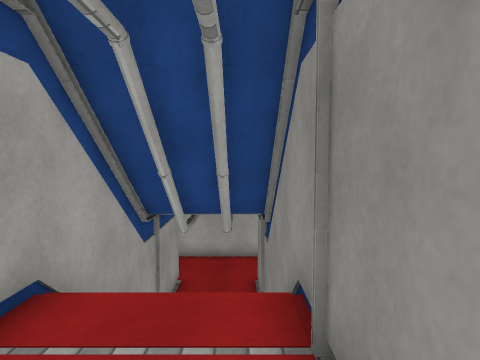
[1] (above)

24 first-person views from a walk through a Unity game level. The camera is 1.5 m above the floor, tilts 4° down and sees 75° across. Doors are open. The floor is counted in squares, 1 m on a side. Each view is taken from the middle of a square. On the plan, view 1 faces up. The plan holds only what a view shows up to about 15 squares ahead; the rest is blank. The player is left out. Some surface patterns are stand-ins.

[2]
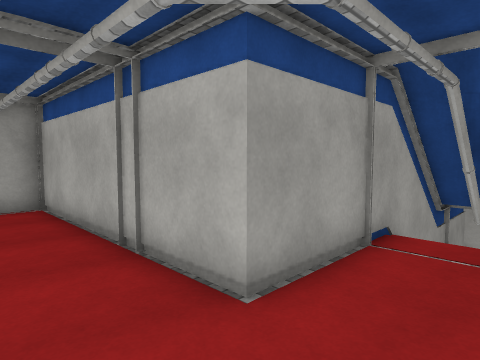

[3]
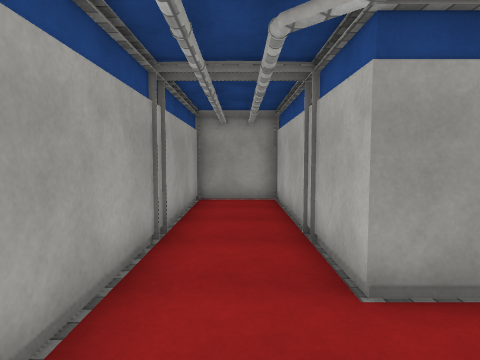

[4]
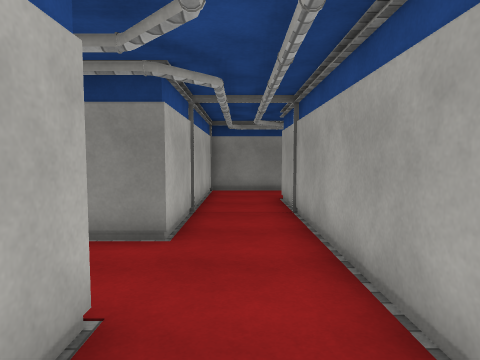

[5]
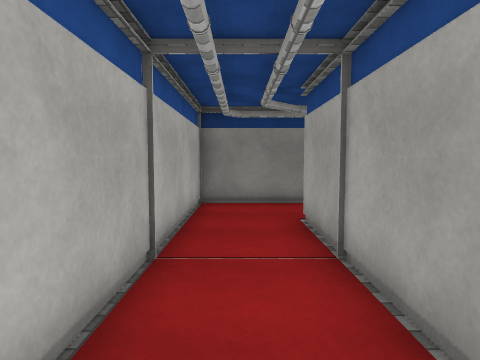

[6]
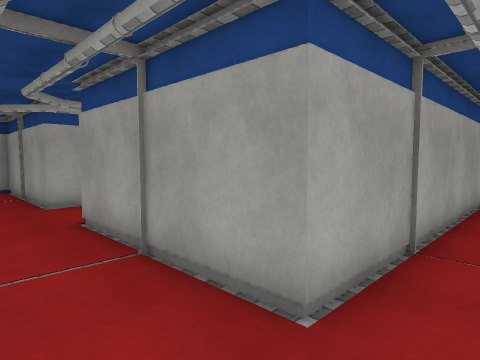

[7]
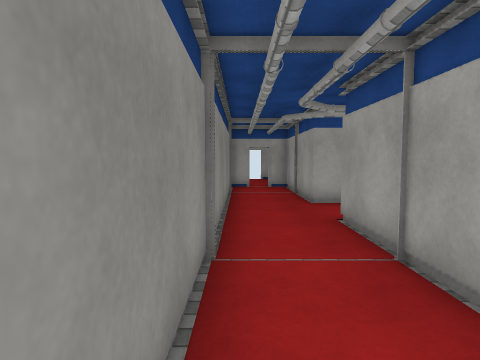

[8]
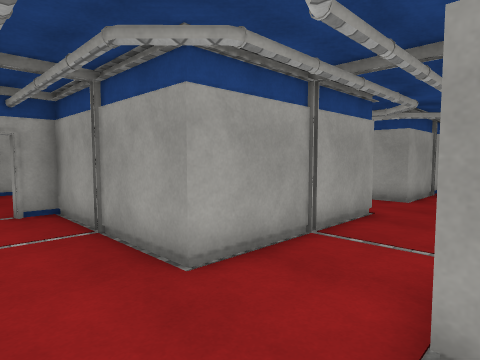

[9]
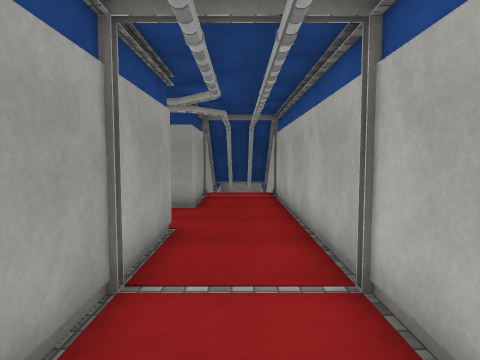

[10]
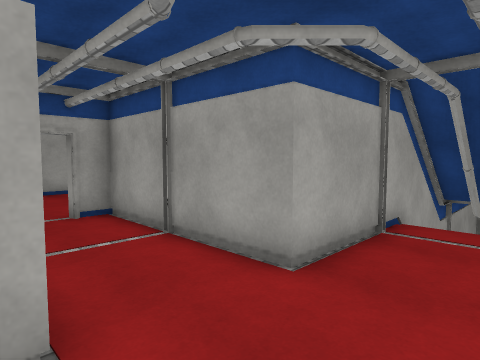

[11]
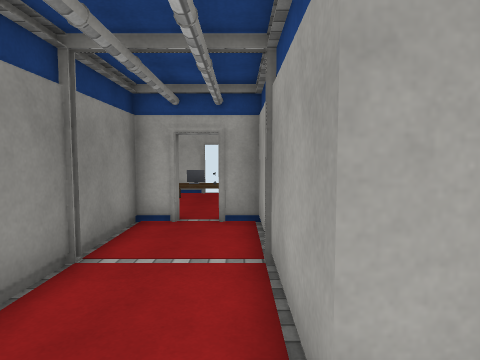

[12]
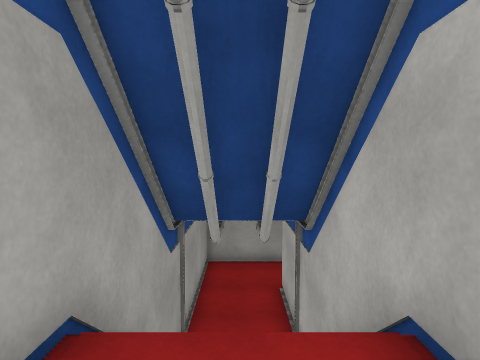

[13]
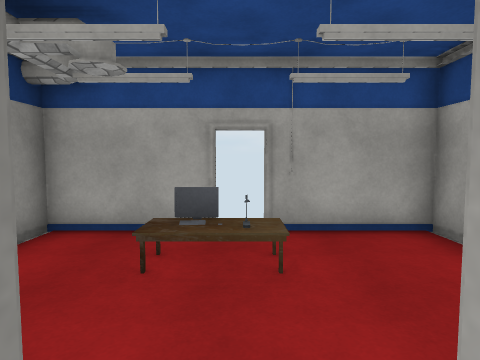

[14]
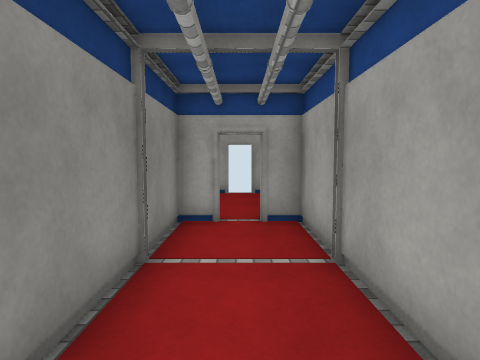

[15]
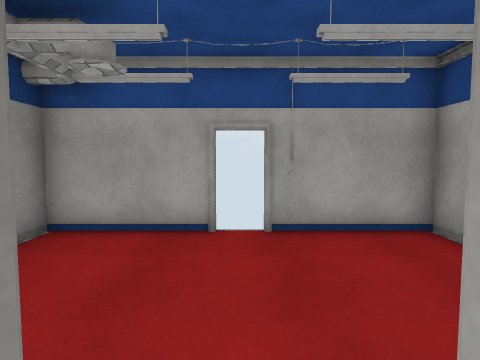

[16]
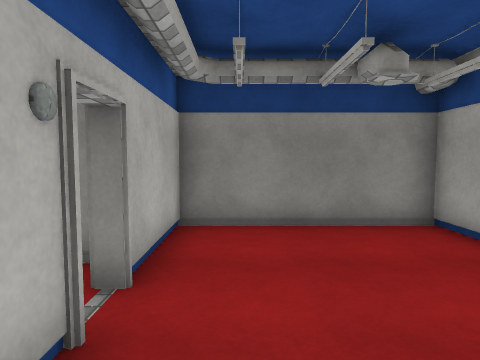

[17]
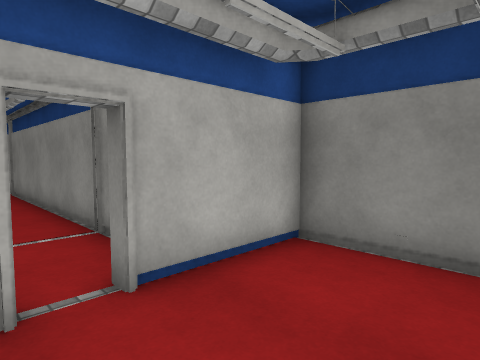

[18]
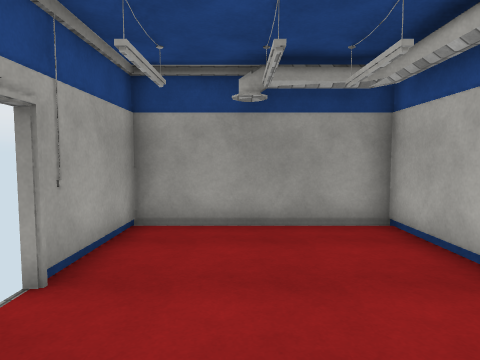

[19]
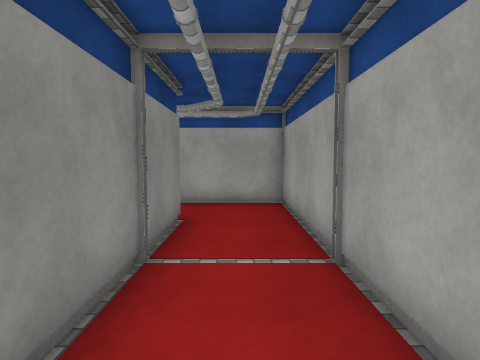

[20]
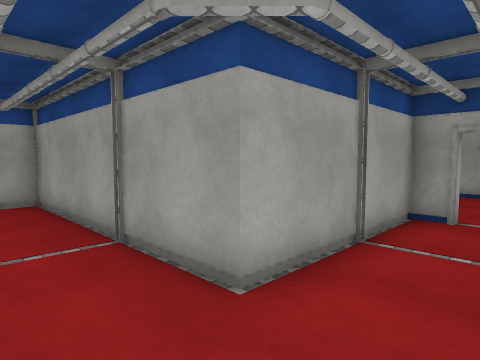

[21]
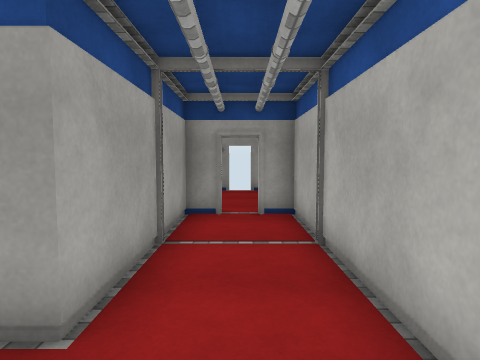

[22]
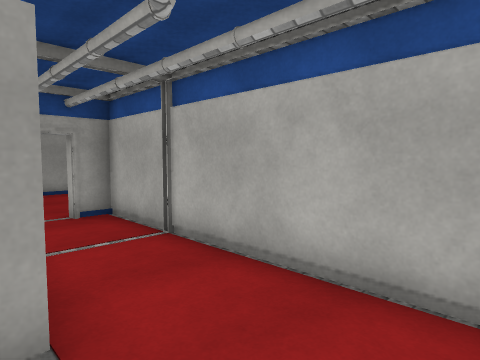

[23]
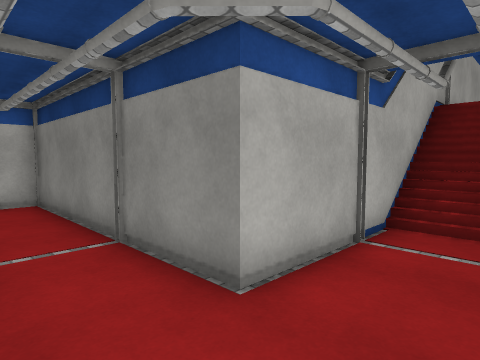

[24]
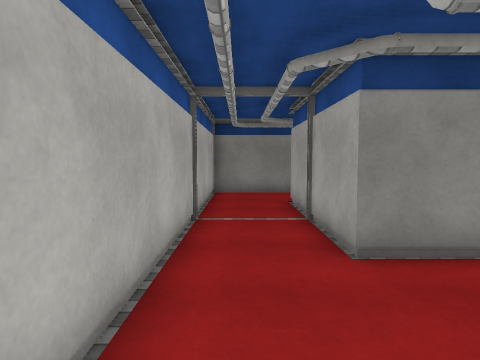

### Floor plan
Key: @ floor where view 1 was taken; # wall or solid block; . main floor; - floor 3 m lower than the main floor; / step, stairs or slope; D open door; E desk; C computer.
Columns run from 30 left of view 1 to 12 right of it. Each row starts with its distance up from view 1.
 14                            ##############
 13                           --------------#
 12                             ------------#
 11                             #--#######--#
 10                             #--#
  9                             #  #
  8                             #  #
  7                             #  #
  6                             #  #
  5                             #  #
  4                             #  #
  3                             #..#
  2                             #..#
  1                             #..#
  0  #-    ##########          ##.@#
 -1 ##----##--------#  #########...##########
 -2 D---------------#  #....................#
 -3 ##----##--------#  #....................#
 -4        ######---#  ##################...#
 -5             #---#                   #...#
 -6             #---#                   #...#
 -7             #---#                   #...#
 -8             #---#                   #...#
 -9             #---#####################...#
-10             #-------/////...............#
-11             #-------////................#
-12             #-------/////...............#
-13             ################...######...#
-14                            #...#    #...#
-15                            #...#    #...#
-16                            #...#    #...#
-17                            #...#    #...#
-18                            ##.##    ##.##
-19                             #.#   ####.####
-20                            .....  #.......#
-21                            .....  #.......#
-22                           ..EEC.. #.......#
-23                           ..EEC.. #.......#
-24                          #############.####
-25                                      #D#

Where each view was taken, in squares from view 1:
view 1: 0 up, 0 right, facing up
view 2: 3 down, 0 right, facing up-left
view 3: 2 down, 1 right, facing left
view 4: 2 down, 5 left, facing right
view 5: 2 down, 1 left, facing right
view 6: 2 down, 9 right, facing down-left
view 7: 2 down, 9 right, facing down
view 8: 9 down, 9 right, facing down-left
view 9: 11 down, 7 right, facing left
view 10: 10 down, 1 right, facing down-left
view 11: 11 down, 2 left, facing down
view 12: 11 down, 4 left, facing left
view 13: 18 down, 1 left, facing down
view 14: 11 down, 8 right, facing down
view 15: 18 down, 8 right, facing down
view 16: 20 down, 5 right, facing right
view 17: 22 down, 7 right, facing up-right
view 18: 22 down, 11 right, facing left
view 19: 2 down, 16 left, facing down
view 20: 1 down, 15 left, facing down-left
view 21: 2 down, 15 left, facing left
view 22: 4 down, 15 left, facing up-left
view 23: 12 down, 17 left, facing up-right
view 24: 13 up, 4 left, facing right
